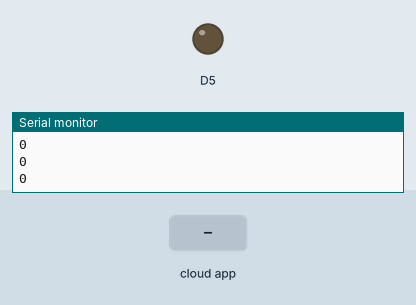
This sketch was run on a simulated ESP8266 (NodeMCU). On the bench: output pins drawn as LEDs (lit = HIGH), the last lines printed to the serial monitor. Inputs (shaded band) come from the test bench. WiFi joins after 1.5 s; servers stay silent unless stated; the Firebase database answers and starts empty.

Above: at 2.7 s.
2.8 s: the phone or cloud app sets lamp to 1
At 3.7 s:
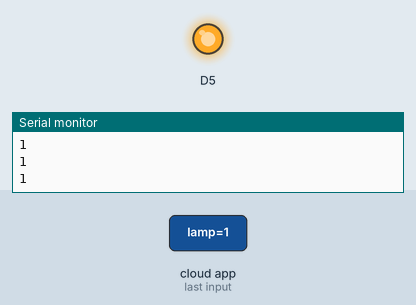
4.3 s: the phone or cloud app sets lamp to 0
At 4.9 s:
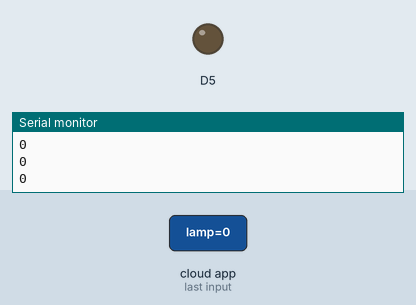
Timing chart, 0 to 7.3 s (numbered marks = the images above; inputs shaded):
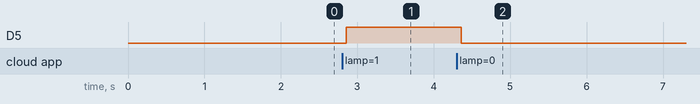

The sketch:

LampadaOnOff.ino
```cpp
 #include "FirebaseESP8266.h"
#include <ESP8266WiFi.h>

#define FIREBASE_HOST "dht-11-14408.firebaseio.com"
#define FIREBASE_AUTH "gk28yKKVABIkUeOkYvZTDrcuPFrLe3AhZ9Z1ZrB8"
#define WIFI_SSID "TP-LINK_C860"
#define WIFI_PASSWORD "56360202"

FirebaseData firebaseData;

void setup()
{
  pinMode(D5, OUTPUT);
  Serial.begin(115200);

  WiFi.begin(WIFI_SSID, WIFI_PASSWORD);
  Serial.print("Connecting to Wi-Fi");
  while (WiFi.status() != WL_CONNECTED)
  {
    Serial.print(".");
    delay(300);
  }
  Serial.println();
  Serial.print("Connected with IP: ");
  Serial.println(WiFi.localIP());
  Serial.println();

  Firebase.begin(FIREBASE_HOST, FIREBASE_AUTH);
  Firebase.reconnectWiFi(true);

  //Firebase.setInt(firebaseData, path + "/Int/Data" + (i + 1), (i + 1) * 10))
  //Firebase.getInt(firebaseData, path + "/Int/Data" + (i + 1)))
  //Firebase.pushInt(firebaseData, path + "/Push/Int", (i + 1)))

}

void loop()
{


  if(WiFi.status() != WL_CONNECTED){

    WiFi.begin(WIFI_SSID, WIFI_PASSWORD);
    Serial.print("Connecting to Wi-Fi");
    while (WiFi.status() != WL_CONNECTED)
    {
      Serial.print(".");
      delay(300);
    }
    Serial.println();
    Serial.print("Connected with IP: ");
    Serial.println(WiFi.localIP());
    Serial.println();

    Firebase.begin(FIREBASE_HOST, FIREBASE_AUTH);
    Firebase.reconnectWiFi(true);
  }
    Firebase.getInt(firebaseData,"dht11/lamp/");
    int lamp = (firebaseData.intData());
    if(lamp == 1){
      digitalWrite(D5, HIGH);
    }else{
      digitalWrite(D5, LOW);

    }
    Serial.println(lamp);
}
```

Measured:
- after the input at 2.8 s, D5: LOW → HIGH after 0.06 s
- after the input at 4.3 s, D5: HIGH → LOW after 0.06 s
